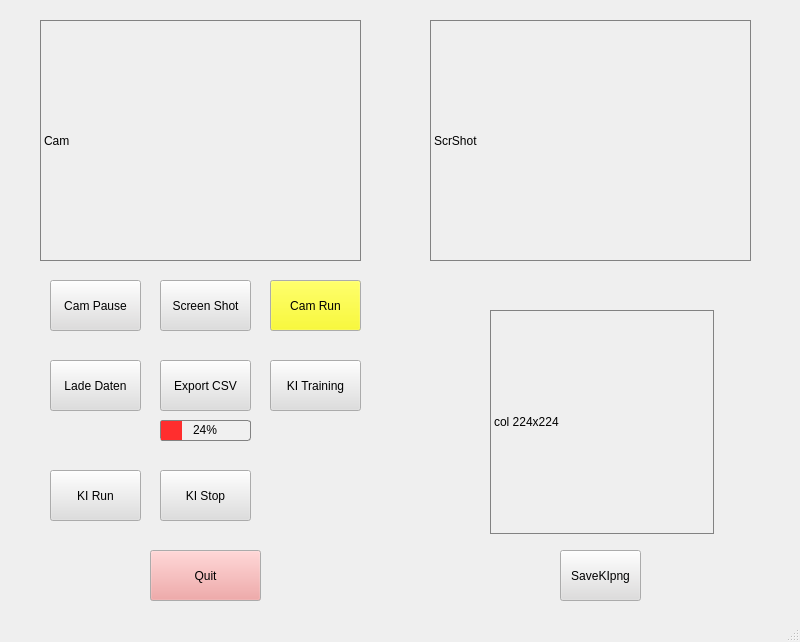
<?xml version="1.0" encoding="UTF-8"?>
<ui version="4.0">
 <class>MainWindow</class>
 <widget class="QMainWindow" name="MainWindow">
  <property name="geometry">
   <rect>
    <x>0</x>
    <y>0</y>
    <width>800</width>
    <height>642</height>
   </rect>
  </property>
  <property name="windowTitle">
   <string>MainWindow</string>
  </property>
  <widget class="QWidget" name="centralwidget">
   <widget class="QLabel" name="labelScreenshot">
    <property name="geometry">
     <rect>
      <x>430</x>
      <y>20</y>
      <width>321</width>
      <height>241</height>
     </rect>
    </property>
    <property name="styleSheet">
     <string notr="true">border: 1px solid #828282;</string>
    </property>
    <property name="frameShape">
     <enum>QFrame::Shape::NoFrame</enum>
    </property>
    <property name="text">
     <string>ScrShot</string>
    </property>
   </widget>
   <widget class="QPushButton" name="vidPause">
    <property name="geometry">
     <rect>
      <x>50</x>
      <y>280</y>
      <width>91</width>
      <height>51</height>
     </rect>
    </property>
    <property name="palette">
     <palette>
      <active>
       <colorrole role="Button">
        <brush brushstyle="SolidPattern">
         <color alpha="255">
          <red>239</red>
          <green>249</green>
          <blue>254</blue>
         </color>
        </brush>
       </colorrole>
      </active>
      <inactive>
       <colorrole role="Button">
        <brush brushstyle="SolidPattern">
         <color alpha="255">
          <red>222</red>
          <green>220</green>
          <blue>220</blue>
         </color>
        </brush>
       </colorrole>
      </inactive>
      <disabled>
       <colorrole role="Button">
        <brush brushstyle="SolidPattern">
         <color alpha="255">
          <red>222</red>
          <green>222</green>
          <blue>222</blue>
         </color>
        </brush>
       </colorrole>
      </disabled>
     </palette>
    </property>
    <property name="text">
     <string>Cam Pause</string>
    </property>
   </widget>
   <widget class="QPushButton" name="vidScrshot">
    <property name="geometry">
     <rect>
      <x>160</x>
      <y>280</y>
      <width>91</width>
      <height>51</height>
     </rect>
    </property>
    <property name="palette">
     <palette>
      <active>
       <colorrole role="Button">
        <brush brushstyle="SolidPattern">
         <color alpha="255">
          <red>239</red>
          <green>249</green>
          <blue>254</blue>
         </color>
        </brush>
       </colorrole>
      </active>
      <inactive>
       <colorrole role="Button">
        <brush brushstyle="SolidPattern">
         <color alpha="255">
          <red>222</red>
          <green>222</green>
          <blue>222</blue>
         </color>
        </brush>
       </colorrole>
      </inactive>
      <disabled>
       <colorrole role="Button">
        <brush brushstyle="SolidPattern">
         <color alpha="255">
          <red>222</red>
          <green>222</green>
          <blue>222</blue>
         </color>
        </brush>
       </colorrole>
      </disabled>
     </palette>
    </property>
    <property name="text">
     <string>Screen Shot</string>
    </property>
   </widget>
   <widget class="QPushButton" name="vidRun">
    <property name="geometry">
     <rect>
      <x>270</x>
      <y>280</y>
      <width>91</width>
      <height>51</height>
     </rect>
    </property>
    <property name="palette">
     <palette>
      <active>
       <colorrole role="Button">
        <brush brushstyle="SolidPattern">
         <color alpha="255">
          <red>239</red>
          <green>249</green>
          <blue>254</blue>
         </color>
        </brush>
       </colorrole>
      </active>
      <inactive>
       <colorrole role="Button">
        <brush brushstyle="SolidPattern">
         <color alpha="255">
          <red>250</red>
          <green>250</green>
          <blue>0</blue>
         </color>
        </brush>
       </colorrole>
      </inactive>
      <disabled>
       <colorrole role="Button">
        <brush brushstyle="SolidPattern">
         <color alpha="255">
          <red>222</red>
          <green>222</green>
          <blue>222</blue>
         </color>
        </brush>
       </colorrole>
      </disabled>
     </palette>
    </property>
    <property name="text">
     <string>Cam Run</string>
    </property>
   </widget>
   <widget class="QLabel" name="labelCameraLive">
    <property name="geometry">
     <rect>
      <x>40</x>
      <y>20</y>
      <width>321</width>
      <height>241</height>
     </rect>
    </property>
    <property name="styleSheet">
     <string notr="true">border: 1px solid #828282;</string>
    </property>
    <property name="text">
     <string>Cam</string>
    </property>
   </widget>
   <widget class="QLabel" name="labelKiInput">
    <property name="geometry">
     <rect>
      <x>490</x>
      <y>310</y>
      <width>224</width>
      <height>224</height>
     </rect>
    </property>
    <property name="styleSheet">
     <string notr="true">border: 1px solid #828282;</string>
    </property>
    <property name="text">
     <string>col 224x224</string>
    </property>
   </widget>
   <widget class="QPushButton" name="quitButton">
    <property name="geometry">
     <rect>
      <x>150</x>
      <y>550</y>
      <width>111</width>
      <height>51</height>
     </rect>
    </property>
    <property name="palette">
     <palette>
      <active>
       <colorrole role="Button">
        <brush brushstyle="SolidPattern">
         <color alpha="255">
          <red>240</red>
          <green>149</green>
          <blue>149</blue>
         </color>
        </brush>
       </colorrole>
      </active>
      <inactive>
       <colorrole role="Button">
        <brush brushstyle="SolidPattern">
         <color alpha="255">
          <red>240</red>
          <green>149</green>
          <blue>149</blue>
         </color>
        </brush>
       </colorrole>
      </inactive>
      <disabled>
       <colorrole role="Button">
        <brush brushstyle="SolidPattern">
         <color alpha="255">
          <red>240</red>
          <green>149</green>
          <blue>149</blue>
         </color>
        </brush>
       </colorrole>
      </disabled>
     </palette>
    </property>
    <property name="text">
     <string>Quit</string>
    </property>
   </widget>
   <widget class="QPushButton" name="btnSaveKIpng">
    <property name="geometry">
     <rect>
      <x>560</x>
      <y>550</y>
      <width>81</width>
      <height>51</height>
     </rect>
    </property>
    <property name="palette">
     <palette>
      <active>
       <colorrole role="Button">
        <brush brushstyle="SolidPattern">
         <color alpha="255">
          <red>239</red>
          <green>249</green>
          <blue>254</blue>
         </color>
        </brush>
       </colorrole>
      </active>
      <inactive>
       <colorrole role="Button">
        <brush brushstyle="SolidPattern">
         <color alpha="255">
          <red>222</red>
          <green>220</green>
          <blue>220</blue>
         </color>
        </brush>
       </colorrole>
      </inactive>
      <disabled>
       <colorrole role="Button">
        <brush brushstyle="SolidPattern">
         <color alpha="255">
          <red>222</red>
          <green>222</green>
          <blue>222</blue>
         </color>
        </brush>
       </colorrole>
      </disabled>
     </palette>
    </property>
    <property name="text">
     <string>SaveKIpng</string>
    </property>
   </widget>
   <widget class="QPushButton" name="btnLoadDataset">
    <property name="geometry">
     <rect>
      <x>50</x>
      <y>360</y>
      <width>91</width>
      <height>51</height>
     </rect>
    </property>
    <property name="palette">
     <palette>
      <active>
       <colorrole role="Button">
        <brush brushstyle="SolidPattern">
         <color alpha="255">
          <red>254</red>
          <green>250</green>
          <blue>221</blue>
         </color>
        </brush>
       </colorrole>
      </active>
      <inactive>
       <colorrole role="Button">
        <brush brushstyle="SolidPattern">
         <color alpha="255">
          <red>222</red>
          <green>222</green>
          <blue>222</blue>
         </color>
        </brush>
       </colorrole>
      </inactive>
      <disabled>
       <colorrole role="Button">
        <brush brushstyle="SolidPattern">
         <color alpha="255">
          <red>222</red>
          <green>222</green>
          <blue>222</blue>
         </color>
        </brush>
       </colorrole>
      </disabled>
     </palette>
    </property>
    <property name="text">
     <string>Lade Daten</string>
    </property>
   </widget>
   <widget class="QProgressBar" name="progressBar">
    <property name="geometry">
     <rect>
      <x>160</x>
      <y>420</y>
      <width>91</width>
      <height>21</height>
     </rect>
    </property>
    <property name="minimumSize">
     <size>
      <width>0</width>
      <height>20</height>
     </size>
    </property>
    <property name="styleSheet">
     <string notr="true">QProgressBar {
    border: 1px solid #828282;
    border-radius: 3px;
    text-align: center;
    background-color: #f0f0f0;
    color: #000000; /* Erzwingt schwarze Prozent-Schrift */
}

QProgressBar::chunk {
    background-color: #FF2E2E; /* Ein kräftiges, helles Signalrot */
    width: 1px; /* Korrigiert den Sprung: Füllt jetzt pixelgenau und flüssig */
}
</string>
    </property>
    <property name="value">
     <number>24</number>
    </property>
   </widget>
   <widget class="QPushButton" name="btnExportCSV">
    <property name="geometry">
     <rect>
      <x>160</x>
      <y>360</y>
      <width>91</width>
      <height>51</height>
     </rect>
    </property>
    <property name="palette">
     <palette>
      <active>
       <colorrole role="Button">
        <brush brushstyle="SolidPattern">
         <color alpha="255">
          <red>254</red>
          <green>250</green>
          <blue>221</blue>
         </color>
        </brush>
       </colorrole>
      </active>
      <inactive>
       <colorrole role="Button">
        <brush brushstyle="SolidPattern">
         <color alpha="255">
          <red>222</red>
          <green>222</green>
          <blue>222</blue>
         </color>
        </brush>
       </colorrole>
      </inactive>
      <disabled>
       <colorrole role="Button">
        <brush brushstyle="SolidPattern">
         <color alpha="255">
          <red>222</red>
          <green>222</green>
          <blue>222</blue>
         </color>
        </brush>
       </colorrole>
      </disabled>
     </palette>
    </property>
    <property name="text">
     <string>Export CSV</string>
    </property>
   </widget>
   <widget class="QPushButton" name="btnKiRun">
    <property name="geometry">
     <rect>
      <x>50</x>
      <y>470</y>
      <width>91</width>
      <height>51</height>
     </rect>
    </property>
    <property name="palette">
     <palette>
      <active>
       <colorrole role="Button">
        <brush brushstyle="SolidPattern">
         <color alpha="255">
          <red>226</red>
          <green>254</green>
          <blue>223</blue>
         </color>
        </brush>
       </colorrole>
      </active>
      <inactive>
       <colorrole role="Button">
        <brush brushstyle="SolidPattern">
         <color alpha="255">
          <red>222</red>
          <green>222</green>
          <blue>222</blue>
         </color>
        </brush>
       </colorrole>
      </inactive>
      <disabled>
       <colorrole role="Button">
        <brush brushstyle="SolidPattern">
         <color alpha="255">
          <red>222</red>
          <green>222</green>
          <blue>222</blue>
         </color>
        </brush>
       </colorrole>
      </disabled>
     </palette>
    </property>
    <property name="text">
     <string>KI Run</string>
    </property>
   </widget>
   <widget class="QPushButton" name="btnKiStop">
    <property name="geometry">
     <rect>
      <x>160</x>
      <y>470</y>
      <width>91</width>
      <height>51</height>
     </rect>
    </property>
    <property name="palette">
     <palette>
      <active>
       <colorrole role="Button">
        <brush brushstyle="SolidPattern">
         <color alpha="255">
          <red>226</red>
          <green>254</green>
          <blue>223</blue>
         </color>
        </brush>
       </colorrole>
      </active>
      <inactive>
       <colorrole role="Button">
        <brush brushstyle="SolidPattern">
         <color alpha="255">
          <red>222</red>
          <green>222</green>
          <blue>222</blue>
         </color>
        </brush>
       </colorrole>
      </inactive>
      <disabled>
       <colorrole role="Button">
        <brush brushstyle="SolidPattern">
         <color alpha="255">
          <red>222</red>
          <green>222</green>
          <blue>222</blue>
         </color>
        </brush>
       </colorrole>
      </disabled>
     </palette>
    </property>
    <property name="text">
     <string>KI Stop</string>
    </property>
   </widget>
   <widget class="QPushButton" name="btnKiTrain">
    <property name="geometry">
     <rect>
      <x>270</x>
      <y>360</y>
      <width>91</width>
      <height>51</height>
     </rect>
    </property>
    <property name="palette">
     <palette>
      <active>
       <colorrole role="Button">
        <brush brushstyle="SolidPattern">
         <color alpha="255">
          <red>170</red>
          <green>255</green>
          <blue>0</blue>
         </color>
        </brush>
       </colorrole>
      </active>
      <inactive>
       <colorrole role="Button">
        <brush brushstyle="SolidPattern">
         <color alpha="255">
          <red>222</red>
          <green>222</green>
          <blue>222</blue>
         </color>
        </brush>
       </colorrole>
      </inactive>
      <disabled>
       <colorrole role="Button">
        <brush brushstyle="SolidPattern">
         <color alpha="255">
          <red>255</red>
          <green>170</green>
          <blue>0</blue>
         </color>
        </brush>
       </colorrole>
      </disabled>
     </palette>
    </property>
    <property name="text">
     <string>KI Training</string>
    </property>
   </widget>
  </widget>
  <widget class="QStatusBar" name="statusbar"/>
 </widget>
 <resources/>
 <connections/>
</ui>
